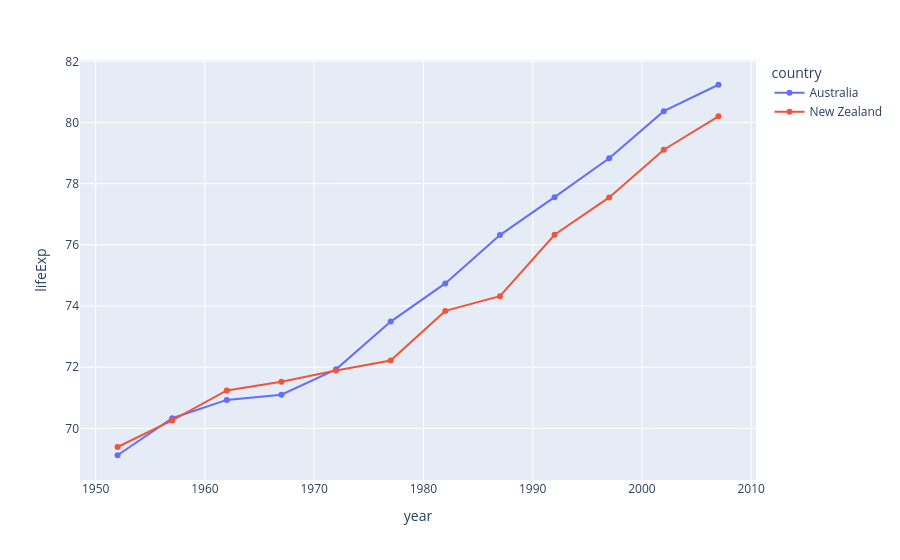

The cell this chart's notebook holds for it:
### Code cell
fig = px.line(df, x='year', y='lifeExp', color='country', markers=True).show()

### Figure 1 — Plotly figure (JSON) as saved in the notebook; plotly's stock layout.template omitted (floating-point values rounded to 4 significant figures)
{"data": [{"hovertemplate": "country=Australia<br>year=%{x}<br>lifeExp=%{y}<extra></extra>", "legendgroup": "Australia", "line": {"color": "#636efa", "dash": "solid"}, "marker": {"symbol": "circle"}, "mode": "lines+markers", "name": "Australia", "orientation": "v", "showlegend": true, "type": "scatter", "x": [1952, 1957, 1962, 1967, 1972, 1977, 1982, 1987, 1992, 1997, 2002, 2007], "xaxis": "x", "y": [69.12, 70.33, 70.93, 71.1, 71.93, 73.49, 74.74, 76.32, 77.56, 78.83, 80.37, 81.23], "yaxis": "y"}, {"hovertemplate": "country=New Zealand<br>year=%{x}<br>lifeExp=%{y}<extra></extra>", "legendgroup": "New Zealand", "line": {"color": "#EF553B", "dash": "solid"}, "marker": {"symbol": "circle"}, "mode": "lines+markers", "name": "New Zealand", "orientation": "v", "showlegend": true, "type": "scatter", "x": [1952, 1957, 1962, 1967, 1972, 1977, 1982, 1987, 1992, 1997, 2002, 2007], "xaxis": "x", "y": [69.39, 70.26, 71.24, 71.52, 71.89, 72.22, 73.84, 74.32, 76.33, 77.55, 79.11, 80.2], "yaxis": "y"}], "layout": {"legend": {"title": {"text": "country"}, "tracegroupgap": 0}, "margin": {"t": 60}, "xaxis": {"anchor": "y", "domain": [0, 1], "title": {"text": "year"}}, "yaxis": {"anchor": "x", "domain": [0, 1], "title": {"text": "lifeExp"}}}}
